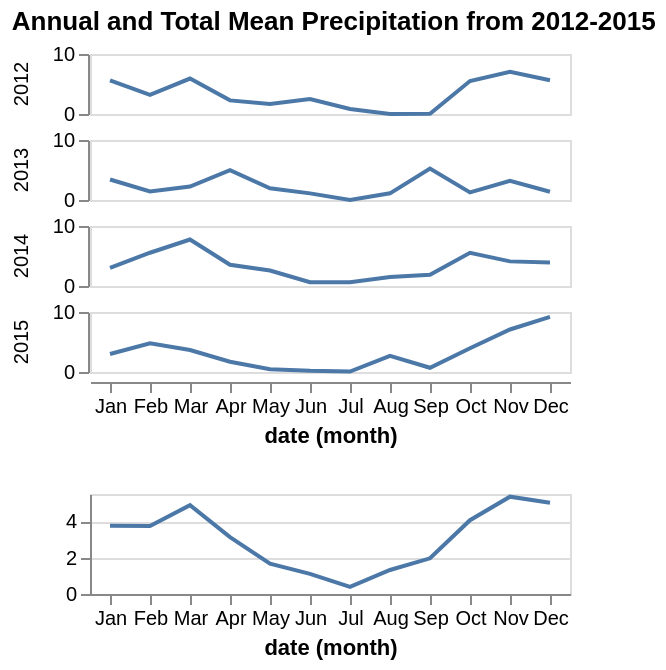

Source (Vega-Lite JSON):
### Vega-Lite specification from a JSON file in a GitHub repository (floating-point values rounded to 4 significant figures; data arrays with more than 128 entries replaced by an {"elided": "..."} marker saying what was removed)
{"$schema": "https://vega.github.io/schema/vega-lite/v4.json", "data": {"values": {"elided": "1461 records"}}, "vconcat": [{"title": "Annual and Total Mean Precipitation from 2012-2015", "mark": "line", "encoding": {"y": {"field": "precipitation", "aggregate": "mean", "axis": {"title": null}}, "x": {"field": "date", "timeUnit": "month", "type": "ordinal"}, "row": {"field": "date", "timeUnit": "year", "header": {"title": null}}}, "height": 30}, {"mark": "line", "encoding": {"x": {"field": "date", "timeUnit": "month", "type": "ordinal"}, "y": {"field": "precipitation", "aggregate": "mean", "axis": {"title": null}}}, "height": 50}], "config": {"facet": {"spacing": 5}}}
